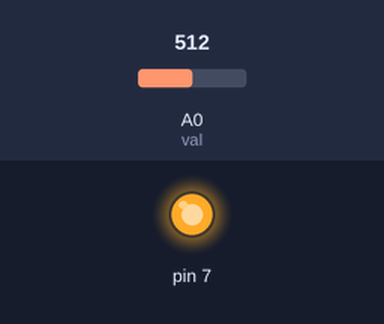
Bench run of a sketch on a simulated Arduino Uno, built with avr-gcc and run on an emulated ATmega328P. Shown: output pins drawn as LEDs (lit = HIGH). The test bench sets the inputs (shaded band); at power-on: A0 (val) = 512. What the sketch prints to the serial monitor is not drawn.

Above: at 0.2 s.
Timing chart, 0 to 1.7 s (numbered marks = the images above):
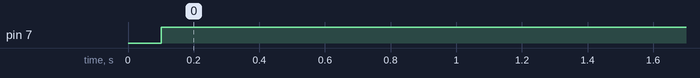

The sketch:

ADC.ino
```cpp
int val = A0;           // variable to store the value read
int zero_offset,zerobuf = 0;;
float I;

void setup()

{
  pinMode(7, OUTPUT);
  pinMode(val, INPUT);
  Serial.begin(9600);          //  setup serial


}


int a=0;
int val_buff;
void loop()

{
  if(a==0)
  {
for (int i = 0; i < 10; i++) {
    zerobuf += analogRead(A0);
    delay(10);
  }
  zerobuf /= 10;
  zero_offset = zerobuf;
  a=1;}
  digitalWrite(7, HIGH);
  //delay(1000);
  //digitalWrite(7, LOW);
  //delay(1000);
  for (int i = 0; i < 50; i++) {

     // read the input pin
   val_buff+=analogRead(A0);
  }

  val=val_buff/50;
  val_buff=0;
  if(val<524)I=0;
  else
  //I = (val - zero_offset) / 1023.0 * 5.0 / 0.004; // (zero - analogRead(pin)) / ADC_SCALE * VREF / sensitivity;
I=(0.25*val)-130.5;
  Serial.print("adc offset=");
  Serial.print(zero_offset);
  Serial.print("  adc=");
  Serial.print(val);
  Serial.print("  I=");
  Serial.println(I);
  delay(500);


}
```

Measured:
- by itself, pin 7: LOW → HIGH at 0.10 s
